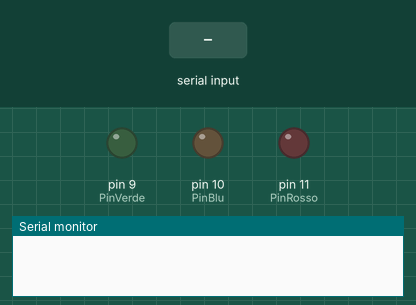
Recording of a sketch running on a simulated Arduino Uno, built with avr-gcc and run on an emulated ATmega328P. On the bench: output pins drawn as LEDs (lit = HIGH), the last lines printed to the serial monitor. The inputs (shaded band) are chosen by the test bench.

Above: at 1.2 s.
1.3 s: "a90\n" received over Serial
At 1.45 s:
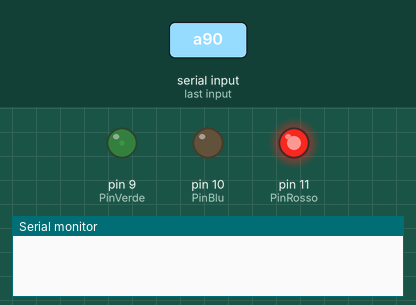
7.3 s: "b90\n" received over Serial
10.3 s: "90,45,200\n" received over Serial
At 11.5 s:
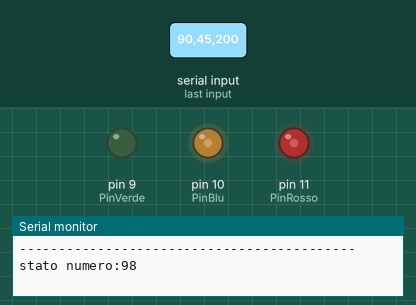
11.8 s: "b,45\n" received over Serial
At 14.4 s:
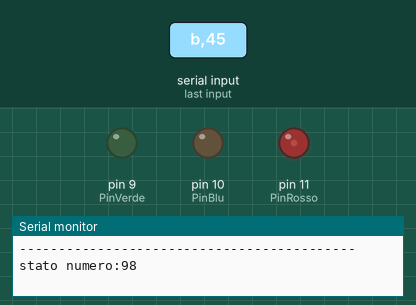
14.8 s: "b90\n" received over Serial
At 17.9 s:
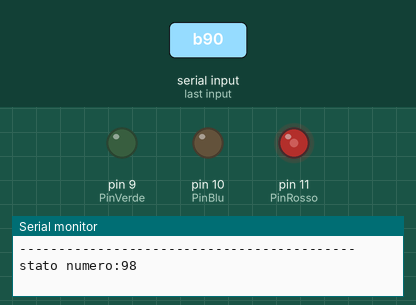
Timing chart, 0 to 18.8 s (numbered marks = the images above; inputs shaded):
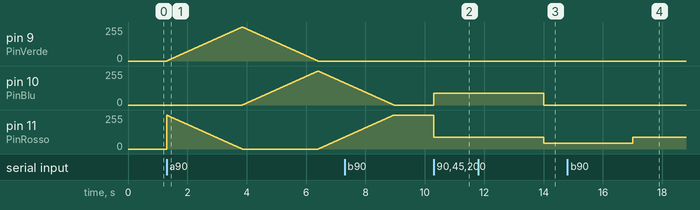

Measured:
- after the input at 1.3 s, pin 9 (PinVerde): rises from 0/255 to 255/255 in 2.5 s, then falls to 0/255 in 2.6 s; pin 10 (PinBlu): rises from 0/255 to 255/255 in 2.5 s, then falls to 166/255 in 0.89 s
- after the input at 10.3 s, pin 10 (PinBlu): 0/255 → 90/255 at once; pin 11 (PinRosso): 255/255 → 90/255 at once
- after the input at 11.8 s, pin 10 (PinBlu): 90/255 → 0/255 after 2.2 s; pin 11 (PinRosso): 90/255 → 45/255 after 2.2 s
- after the input at 14.8 s, pin 11 (PinRosso): 45/255 → 90/255 after 2.2 s

The sketch:

IndustrialOvenControlSystem.ino
```cpp
/*
 Demo Alessandro
 4^B - Automazione
 LED RGB es.3:
 Utilizzando la Serial Monitor come unico strumento per inviare comandi ad Arduino,
 realizzare un menù di selezione che permette di impostare le funzionalità dell’esercizio 01 e dell’esercizio 03.
 Compito per il 07.01.2021
*/

// tempo di dissolvenza tra i colori
#define tempoRitardo 10
// per stampare una sola volta il messaggio sulla Serial Monitor
bool abilitaMessaggio = 0;
const byte PinRosso = 11;     // variabile in byte costante collegata al pin rosso
const byte PinBlu = 10;       // variabile in byte costante collegata al pin blu
const byte PinVerde = 9;      // variabile in byte costante collegata al pin verde
int stato;                    // variabile dello stato

// definizione di variabili
int valoreRosso;
int valoreVerde;
int valoreBlu;

void setup()
{
 Serial.begin(9600);           // inizializza il monitor seriale a 9600 baud
 pinMode(PinRosso, OUTPUT);    // inizializza il pin rosso come output
 pinMode(PinBlu, OUTPUT);      // inizializza il pin blu come output
 pinMode(PinVerde, OUTPUT);    // inizializza il pin verde come output
 stato = 0;                    // il numero di stato attuale é lo 0
}

void loop()
{
  stato = Serial.read();
  switch(stato){
    case 'a':                          // stato a
 // Impostazioni variabili per avere partire con LED:
 // ROSSO accesso, VERDE spento, BLU spento.
     valoreRosso = 255;
     valoreVerde = 0;
     valoreBlu = 0;
// partendo dal ROSSO si sfuma al VERDE pieno quando i = 255
     for (int i = 0; i < 255; i += 1){
      valoreRosso -= 1;
      valoreVerde += 1;
// L'intensità del ROSSO viene diminuita ad ogni ciclo, mentre
// l'intensità del VERDE viene aumentata ad ogni ciclo
      analogWrite(PinRosso, valoreRosso);
      analogWrite(PinVerde, valoreVerde);
      delay(tempoRitardo);
    }
// Impostazioni variabili per avere partire con LED:
// ROSSO spento, VERDE acceso, BLU spento.
      valoreRosso = 0;
      valoreVerde = 255;
      valoreBlu = 0;
// partendo dal VERDE si sfuma al BLU pieno quando i = 255
    for (int i = 0; i < 255; i += 1){
      valoreVerde -= 1;
      valoreBlu += 1;
// L'intensità del VERDE viene diminuita ad ogni ciclo, mentre
// l'intensità del BLU viene aumentata ad ogni ciclo
      analogWrite(PinVerde, valoreVerde);
      analogWrite(PinBlu, valoreBlu);
      delay(tempoRitardo);
    }
// Impostazioni variabili per avere partire con LED:
// ROSSO spento, VERDE spento, BLU acceso.
      valoreRosso = 0;
      valoreVerde = 0;
      valoreBlu = 255;
// partendo dal BLU si sfuma al ROSSO pieno quando i = 255
    for (int i = 0; i < 255; i += 1){
      valoreBlu -= 1;
      valoreRosso += 1;
// L'intensità del BLU viene diminuita ad ogni ciclo, mentre
// l'intensità del ROSSO viene aumentata ad ogni ciclo
      analogWrite(PinBlu, valoreBlu);
      analogWrite(PinRosso, valoreRosso);
      delay(tempoRitardo);
    }
      Serial.print("stato numero:"); // stampa la frase
      Serial.println(stato);         // stampa il valore dello stato
    break;                           // lo stato a viene chiuso

    case 'b':                        // stato 1
// consente di visualizzare sulla Serial Monitor
// una sola stampa delle stringa
  if (abilitaMessaggio == 0) {
// ritardo che evita la doppia stampa del messaggio
    delay(200);
    Serial.print("Inserisci i valori R G B (es. 125, 50, 255): ");
    abilitaMessaggio = 1;
  }
   if (Serial.available()) {
// memorizzazione dei colori nelle variabili
    int rosso = Serial.parseInt();
    int verde = Serial.parseInt();
    int blu = Serial.parseInt();
    Serial.print(rosso);
    Serial.print(", ");
    Serial.print(verde);
    Serial.print(", ");
    Serial.println(blu);
    Serial.println("-------------------------------------------");
// impostazione del PWM
    analogWrite(PinRosso, rosso);
    analogWrite(PinVerde, verde);
    analogWrite(PinBlu, blu);
// abilita alla stampa di una nuova stringa:
// "Inserisci il ritardo in millisecondi: "
    abilitaMessaggio = 0;
  }
      Serial.print("stato numero:"); // stampa la frase
      Serial.println(stato);         // stampa il valore dello stato
    break;                           // lo stato b viene chiuso
    }
}
```
